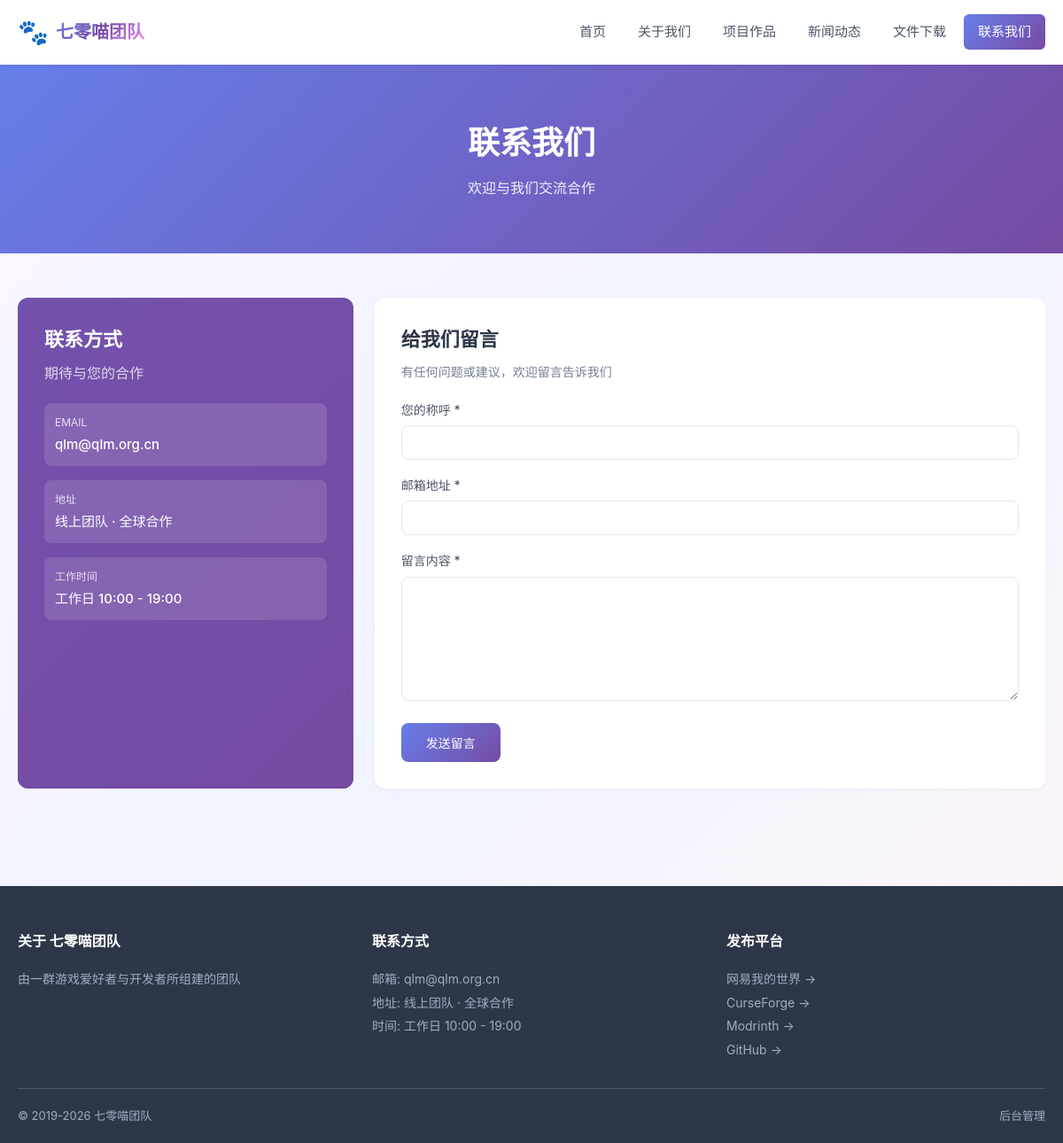
The page /contact.php on the database its author committed.
### tables this page shows
CREATE TABLE team_info (
  id int(11) NOT NULL AUTO_INCREMENT,
  team_name varchar(100) NOT NULL DEFAULT '七零喵团队',
  team_name_en varchar(100) DEFAULT 'Seven Zero Meow Team',
  team_logo varchar(255) DEFAULT NULL,
  team_slogan varchar(255) DEFAULT NULL,
  team_description text,
  team_content text,
  founded_date date DEFAULT NULL,
  contact_email varchar(100) DEFAULT NULL,
  contact_qq varchar(50) DEFAULT NULL,
  contact_wechat varchar(100) DEFAULT NULL,
  contact_address varchar(255) DEFAULT NULL,
  contact_worktime varchar(100) DEFAULT NULL,
  contact_banner varchar(255) DEFAULT NULL,
  hero_banner varchar(255) DEFAULT NULL,
  about_banner varchar(255) DEFAULT NULL,
  projects_banner varchar(255) DEFAULT NULL,
  news_banner varchar(255) DEFAULT NULL,
  files_banner varchar(255) DEFAULT NULL,
  default_project_cover varchar(255) DEFAULT NULL,
  default_news_cover varchar(255) DEFAULT NULL,
  site_keywords varchar(255) DEFAULT NULL,
  site_description varchar(500) DEFAULT NULL,
  site_ico varchar(255) DEFAULT NULL,
  site_copyright varchar(255) DEFAULT NULL,
  created_at datetime NOT NULL DEFAULT CURRENT_TIMESTAMP,
  updated_at datetime NOT NULL DEFAULT CURRENT_TIMESTAMP ON UPDATE CURRENT_TIMESTAMP,
  PRIMARY KEY (id)
);

CREATE TABLE navigation (
  id int(11) NOT NULL AUTO_INCREMENT,
  title varchar(100) NOT NULL,
  url varchar(255) NOT NULL,
  target varchar(20) DEFAULT '_self',
  sort_order int(11) NOT NULL DEFAULT '0',
  status tinyint(1) NOT NULL DEFAULT '1',
  created_at datetime NOT NULL DEFAULT CURRENT_TIMESTAMP,
  updated_at datetime NOT NULL DEFAULT CURRENT_TIMESTAMP ON UPDATE CURRENT_TIMESTAMP,
  PRIMARY KEY (id)
);

CREATE TABLE platform_links (
  id int(11) NOT NULL AUTO_INCREMENT,
  platform_name varchar(100) NOT NULL,
  platform_icon varchar(255) DEFAULT NULL,
  platform_url varchar(500) NOT NULL,
  platform_desc varchar(500) DEFAULT NULL,
  sort_order int(11) NOT NULL DEFAULT '0',
  status tinyint(1) NOT NULL DEFAULT '1',
  created_at datetime NOT NULL DEFAULT CURRENT_TIMESTAMP,
  updated_at datetime NOT NULL DEFAULT CURRENT_TIMESTAMP ON UPDATE CURRENT_TIMESTAMP,
  PRIMARY KEY (id)
);

### core/Db.php (called while the page is built, shortened)
<?php
class Db {
    private static $pdo = null;
    public static function conn() {
        if (self::$pdo === null) {
            try {
                $dsn = 'mysql:host=' . DB_HOST . ';port=' . DB_PORT . ';dbname=' . DB_NAME . ';charset=' . DB_CHARSET;
                self::$pdo = new PDO($dsn, DB_USER, DB_PASS, [
                    PDO::ATTR_ERRMODE => PDO::ERRMODE_EXCEPTION,
                    PDO::ATTR_DEFAULT_FETCH_MODE => PDO::FETCH_ASSOC,
                    PDO::ATTR_EMULATE_PREPARES => false,
                ]);
            } catch (PDOException $e) {
                throw new Exception('Database Connect Error: ' . $e->getMessage());
            }
        }
        return self::$pdo;
    }
    public static function query($sql, $params = []) {
        $stmt = self::conn()->prepare($sql);
        $stmt->execute($params);
        return $stmt;
    }
    public static function fetchAll($sql, $params = []) {
        return self::query($sql, $params)->fetchAll();
    }
    public static function fetchOne($sql, $params = []) {
        $row = self::query($sql, $params)->fetch();
        return $row ?: null;
    }
}

### core/View.php (called while the page is built, shortened)
<?php
class View {
    public static function info() {
        static $info = null;
        if ($info === null) {
            try { $info = Db::fetchOne('SELECT * FROM team_info ORDER BY id LIMIT 1'); } catch (Exception $e) { $info = []; }
        }
        return $info;
    }
}
?>

### contact.php (the view, shortened to what this page needs)
<?php
$info = View::info();
$banner = $info['contact_banner'] ?? '';
$active_page = 'contact.php';
include 'views/layouts/header.php';
?>
<?php include 'views/layouts/nav.php'; ?>
<section class="page-hero <?php if (!empty($banner)) echo 'with-banner'; ?>" <?php if (!empty($banner)) echo "style=\"background-image:url('" . htmlspecialchars($banner, ENT_QUOTES, 'UTF-8') . "');\""; ?>>
  <div class="container"><h1>联系我们</h1><p>欢迎与我们交流合作</p></div>
</section>
<section class="page-content">
  <div class="container">
    <div class="contact-wrap">
      <div class="contact-info" <?php if (!empty($banner)) echo "style=\"background-image:url('" . htmlspecialchars($banner, ENT_QUOTES, 'UTF-8') . "');\""; ?>>
        <h3>联系方式</h3>
        <div class="subtitle" style="color:rgba(255,255,255,0.85); margin-bottom:20px;">期待与您的合作</div>
        <?php if (!empty($info['contact_email'])): ?>
          <div class="contact-item"><div class="label">EMAIL</div><div class="value"><a href="mailto:<?php echo htmlspecialchars($info['contact_email'], ENT_QUOTES, 'UTF-8'); ?>" style="color:#fff;"><?php echo htmlspecialchars($info['contact_email'], ENT_QUOTES, 'UTF-8'); ?></a></div></div>
        <?php endif; ?>
        <?php if (!empty($info['contact_address'])): ?>
          <div class="contact-item"><div class="label">地址</div><div class="value"><?php echo htmlspecialchars($info['contact_address'], ENT_QUOTES, 'UTF-8'); ?></div></div>
        <?php endif; ?>
        <?php if (!empty($info['contact_worktime'])): ?>
          <div class="contact-item"><div class="label">工作时间</div><div class="value"><?php echo htmlspecialchars($info['contact_worktime'], ENT_QUOTES, 'UTF-8'); ?></div></div>
        <?php endif; ?>
      </div>
      <div class="contact-form">
        <h3>给我们留言</h3>
        <p style="color:#718096; font-size:14px; margin-bottom:20px;">有任何问题或建议，欢迎留言告诉我们</p>
        <form method="post" class="form-vertical">
          <div class="form-group">
            <label>您的称呼 *</label>
            <input type="text" name="name" class="form-control" value="<?php echo htmlspecialchars($_POST['name'] ?? '', ENT_QUOTES, 'UTF-8'); ?>" required>
          </div>
          <div class="form-group">
            <label>邮箱地址 *</label>
            <input type="email" name="email" class="form-control" value="<?php echo htmlspecialchars($_POST['email'] ?? '', ENT_QUOTES, 'UTF-8'); ?>" required>
          </div>
          <div class="form-group">
            <label>留言内容 *</label>
            <textarea name="message" class="form-control" rows="6" required><?php echo htmlspecialchars($_POST['message'] ?? '', ENT_QUOTES, 'UTF-8'); ?></textarea>
          </div>
          <div class="form-actions"><button type="submit" class="btn-primary">发送留言</button></div>
        </form>
      </div>
    </div>
  </div>
</section>
<?php include 'views/layouts/footer.php'; ?>

### views/layouts/nav.php (shortened to what this page needs)
<?php
$info = View::info();
$teamLogo = $info['team_logo'] ?? '';
$teamName = $info['team_name'] ?? SITE_NAME;
$active = $active_page ?? basename($_SERVER['PHP_SELF'] ?? '');
try {
    $navs = Db::fetchAll('SELECT * FROM navigation WHERE status = 1 ORDER BY sort_order ASC, id ASC');
} catch (Exception $e) { $navs = []; }
?>
<nav class="navbar">
  <div class="container nav-inner">
    <a href="index.php" class="nav-brand">
      <?php if (!empty($teamLogo)): ?>
        <img src="<?php echo htmlspecialchars($teamLogo, ENT_QUOTES, 'UTF-8'); ?>" alt="logo" class="nav-logo">
      <?php else: ?>
        <span class="nav-emoji">🐾</span>
      <?php endif; ?>
      <span class="nav-brand-text"><?php echo htmlspecialchars($teamName, ENT_QUOTES, 'UTF-8'); ?></span>
    </a>
    <ul class="nav-menu" id="navMenu">
      <?php foreach ($navs as $n): ?>
        <li><a href="<?php echo htmlspecialchars($n['url'], ENT_QUOTES, 'UTF-8'); ?>" class="<?php if (basename($n['url']) === $active) echo 'active'; ?>"><?php echo htmlspecialchars($n['title'], ENT_QUOTES, 'UTF-8'); ?></a></li>
      <?php endforeach; ?>
    </ul>
  </div>
</nav>

### views/layouts/footer.php (shortened to what this page needs)
<?php
$info = View::info();
$teamName = $info['team_name'] ?? SITE_NAME;
$copyright = $info['site_copyright'] ?? '&copy; ' . date('Y') . ' ' . $teamName;
try {
    $platforms = Db::fetchAll('SELECT * FROM platform_links WHERE status = 1 ORDER BY sort_order ASC, id ASC');
} catch (Exception $e) { $platforms = []; }
?>
<footer class="site-footer">
  <div class="container">
    <div class="footer-grid">
      <div class="footer-col">
        <h4>关于 <?php echo htmlspecialchars($teamName, ENT_QUOTES, 'UTF-8'); ?></h4>
        <p><?php echo htmlspecialchars($info['team_slogan'] ?? '', ENT_QUOTES, 'UTF-8'); ?></p>
      </div>
      <div class="footer-col">
        <h4>联系方式</h4>
        <p>邮箱: <?php echo htmlspecialchars($info['contact_email'] ?? '', ENT_QUOTES, 'UTF-8'); ?></p>
        <?php if (!empty($info['contact_address'])): ?><p>地址: <?php echo htmlspecialchars($info['contact_address'], ENT_QUOTES, 'UTF-8'); ?></p><?php endif; ?>
        <?php if (!empty($info['contact_worktime'])): ?><p>时间: <?php echo htmlspecialchars($info['contact_worktime'], ENT_QUOTES, 'UTF-8'); ?></p><?php endif; ?>
      </div>
      <div class="footer-col">
        <h4>发布平台</h4>
        <?php foreach ($platforms as $p): ?>
          <p><a href="<?php echo htmlspecialchars($p['platform_url'], ENT_QUOTES, 'UTF-8'); ?>" target="_blank" rel="noopener"><?php echo htmlspecialchars($p['platform_name'], ENT_QUOTES, 'UTF-8'); ?> &rarr;</a></p>
        <?php endforeach; ?>
      </div>
    </div>
    <div class="footer-bottom">
      <span><?php echo $copyright; ?></span>
      <span class="footer-admin"><a href="admin/login.php" style="color:#a0aec0;">后台管理</a></span>
    </div>
  </div>
</footer>
</body>
</html>

### assets/css/main.css (style rules this page uses)
body { font-family: -apple-system, 'PingFang SC', 'Microsoft YaHei', sans-serif; color: #2d3748; background: #f7fafc; line-height: 1.6; }
a { color: #667eea; text-decoration: none; transition: color .2s; }
ul, ol { list-style: none; }
.container { max-width: 1200px; margin: 0 auto; padding: 0 20px; }
.navbar { background: #fff; box-shadow: 0 2px 8px rgba(0,0,0,0.05); position: sticky; top: 0; z-index: 100; }
.nav-inner { display: flex; align-items: center; justify-content: space-between; padding: 14px 20px; }
.nav-brand { display: flex; align-items: center; font-size: 20px; font-weight: 700; color: #4a5568; }
.nav-emoji { font-size: 28px; margin-right: 8px; }
.nav-brand-text { background: linear-gradient(135deg, #667eea 0%, #764ba2 50%, #f093fb 100%); -webkit-background-clip: text; background-clip: text; -webkit-text-fill-color: transparent; }
.nav-menu { display: flex; gap: 4px; }
.nav-menu li a { display: block; padding: 8px 16px; color: #4a5568; border-radius: 6px; font-size: 15px; transition: all .2s; }
.nav-menu li a.active { background: linear-gradient(135deg, #667eea, #764ba2); color: #fff; }
.page-hero { padding: 60px 0; background: linear-gradient(135deg, #667eea 0%, #764ba2 100%); color: #fff; text-align: center; position: relative; overflow: hidden; background-size: cover; background-position: center; }
.page-hero .container { position: relative; z-index: 1; }
.page-hero h1 { font-size: 36px; margin-bottom: 10px; }
.page-hero p { font-size: 16px; opacity: 0.9; }
.page-content { padding: 50px 0; min-height: 400px; }
.contact-wrap { display: grid; grid-template-columns: 1fr 2fr; gap: 24px; }
.contact-info { background: linear-gradient(135deg, #667eea 0%, #764ba2 100%); color: #fff; padding: 30px; border-radius: 12px; background-size: cover; background-position: center; position: relative; }
.contact-info::before { content: ''; position: absolute; inset: 0; background: rgba(118,75,162,0.85); border-radius: 12px; z-index: 0; }
.contact-info > * { position: relative; z-index: 1; }
.contact-info h3 { font-size: 22px; margin-bottom: 8px; }
.contact-info .subtitle { opacity: 0.9; margin-bottom: 24px; }
.contact-item { margin-bottom: 16px; padding: 12px; background: rgba(255,255,255,0.12); border-radius: 8px; }
.contact-item .label { font-size: 12px; opacity: 0.8; margin-bottom: 4px; text-transform: uppercase; }
.contact-item .value { font-size: 15px; font-weight: 500; }
.contact-item .value a { color: #fff; }
.contact-form { background: #fff; padding: 30px; border-radius: 12px; box-shadow: 0 2px 8px rgba(0,0,0,0.04); }
.contact-form h3 { font-size: 22px; margin-bottom: 8px; color: #2d3748; }
.form-group { margin-bottom: 18px; }
.form-group label { display: block; margin-bottom: 6px; color: #4a5568; font-size: 14px; font-weight: 500; }
.form-control { width: 100%; padding: 10px 14px; border: 1px solid #e2e8f0; border-radius: 8px; font-size: 14px; font-family: inherit; transition: border-color .2s; }
textarea.form-control { min-height: 140px; resize: vertical; }
.btn-primary { padding: 12px 28px; background: linear-gradient(135deg, #667eea, #764ba2); color: #fff; border: none; border-radius: 8px; cursor: pointer; font-size: 14px; font-weight: 500; transition: all .2s; }
.site-footer { background: #2d3748; color: #cbd5e0; padding: 50px 0 20px; margin-top: 60px; }
.footer-grid { display: grid; grid-template-columns: repeat(auto-fit, minmax(200px, 1fr)); gap: 40px; margin-bottom: 30px; }
.footer-col h4 { color: #fff; font-size: 16px; margin-bottom: 16px; }
.footer-col p { font-size: 14px; line-height: 1.9; color: #a0aec0; }
.footer-col p a { color: #a0aec0; }
.footer-bottom { border-top: 1px solid #4a5568; padding-top: 20px; display: flex; justify-content: space-between; flex-wrap: wrap; gap: 12px; font-size: 13px; color: #a0aec0; }

### assets/css/theme.css (style rules this page uses)
.nav-menu li a { position: relative; transition: all 0.25s; }

### rows shown on the page
team_info: team_name "七零喵团队", contact_email "qlm@qlm.org.cn", contact_address "线上团队 · 全球合作", contact_worktime "工作日 10:00 - 19:00", team_slogan "由一群游戏爱好者与开发者所组建的团队", site_copyright "© 2019-2026 七零喵团队"
navigation: title "首页"
navigation: title "关于我们"
navigation: title "项目作品"
navigation: title "新闻动态"
navigation: title "文件下载"
navigation: title "联系我们"
platform_links: platform_name "网易我的世界"
platform_links: platform_name "CurseForge"
platform_links: platform_name "Modrinth"
platform_links: platform_name "GitHub"
